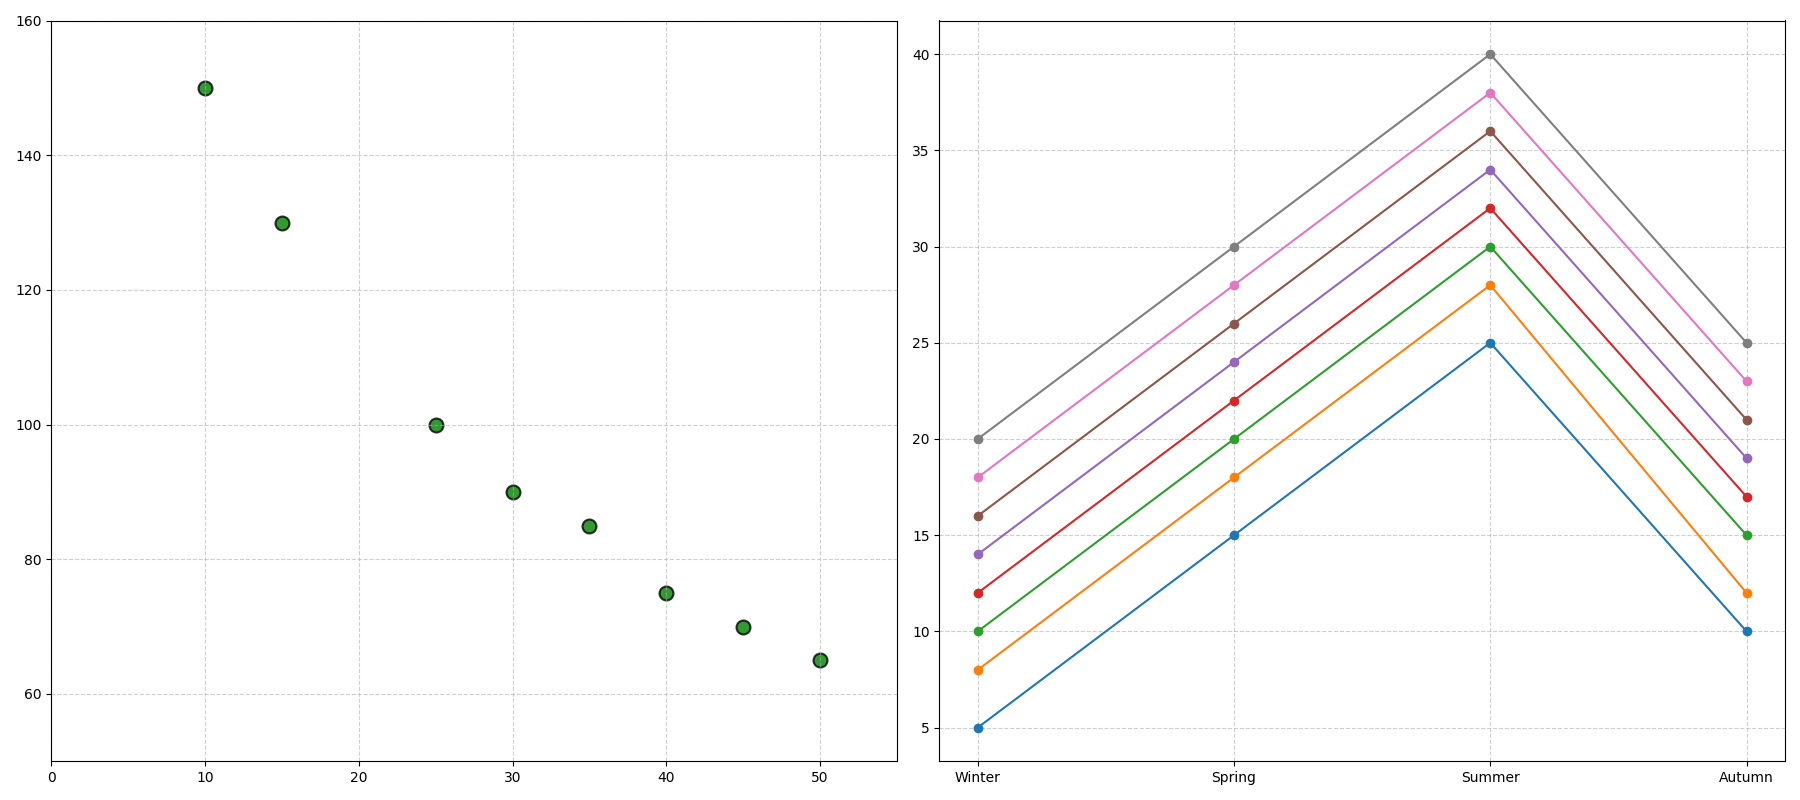

Reproduce this figure in Python.
import matplotlib.pyplot as plt
import numpy as np

# Artificial Data: Cities with respective tree coverage (%) and AQI Levels
cities = ["City A", "City B", "City C", "City D", "City E", "City F", "City G", "City H"]
tree_coverage = np.array([10, 15, 25, 30, 35, 40, 45, 50])
AQI_levels = np.array([150, 130, 100, 90, 85, 75, 70, 65])

# Quarterly temperature trends for each city
temperature_trends = {
    "City A": [5, 15, 25, 10],
    "City B": [8, 18, 28, 12],
    "City C": [10, 20, 30, 15],
    "City D": [12, 22, 32, 17],
    "City E": [14, 24, 34, 19],
    "City F": [16, 26, 36, 21],
    "City G": [18, 28, 38, 23],
    "City H": [20, 30, 40, 25]
}

fig, (ax1, ax2) = plt.subplots(1, 2, figsize=(18, 8))

# Scatter plot for tree coverage vs AQI
scatter = ax1.scatter(tree_coverage, AQI_levels, color='green', s=100, alpha=0.8,
                      edgecolors='black', linewidth=1.5)

ax1.grid(True, linestyle='--', alpha=0.6)
ax1.set_xlim(0, 55)
ax1.set_ylim(50, 160)

# Subplot for quarterly temperature trends
for city in cities:
    temperatures = temperature_trends[city]
    quarters = ['Winter', 'Spring', 'Summer', 'Autumn']
    ax2.plot(quarters, temperatures, marker='o')

ax2.grid(True, linestyle='--', alpha=0.6)

# Adjust layout to prevent overlap
plt.tight_layout()

# Display the plot
plt.show()
